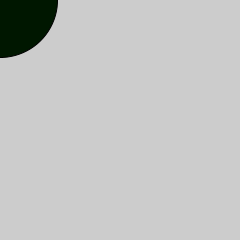
Frame 1 (no input)
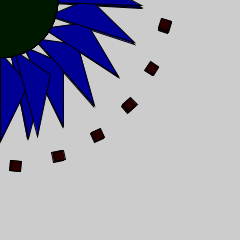
Frame 60 (the mouse pressed at the canvas centre just before this capture)
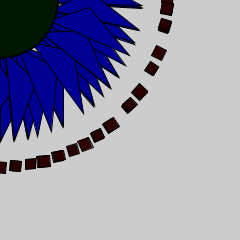
Frame 120 (the mouse held since frame 60 and released just before this capture)

The Processing sketch that drew these frames (run headless with seeded random() and noise(); from frame 60 on, the mouse is pressed at the canvas centre):

// Processing sketch: clock2
// ── clock2.pde
void setup()
{
  size(240,240);
}

void draw()
{
  //background(150);
  rotate(millis());
  
  fill(second()*4,0,0);
  rect(20,160,second(),second());
  
  fill(0,0,minute()*4);
  triangle(100,100,80,40,minute(),minute());
  
  fill(0,hour(),0);
  ellipse(0,0,hour()*5,hour()*5);
  
  if(second() >= 59)
  {
    background(150);
  }  
}  
